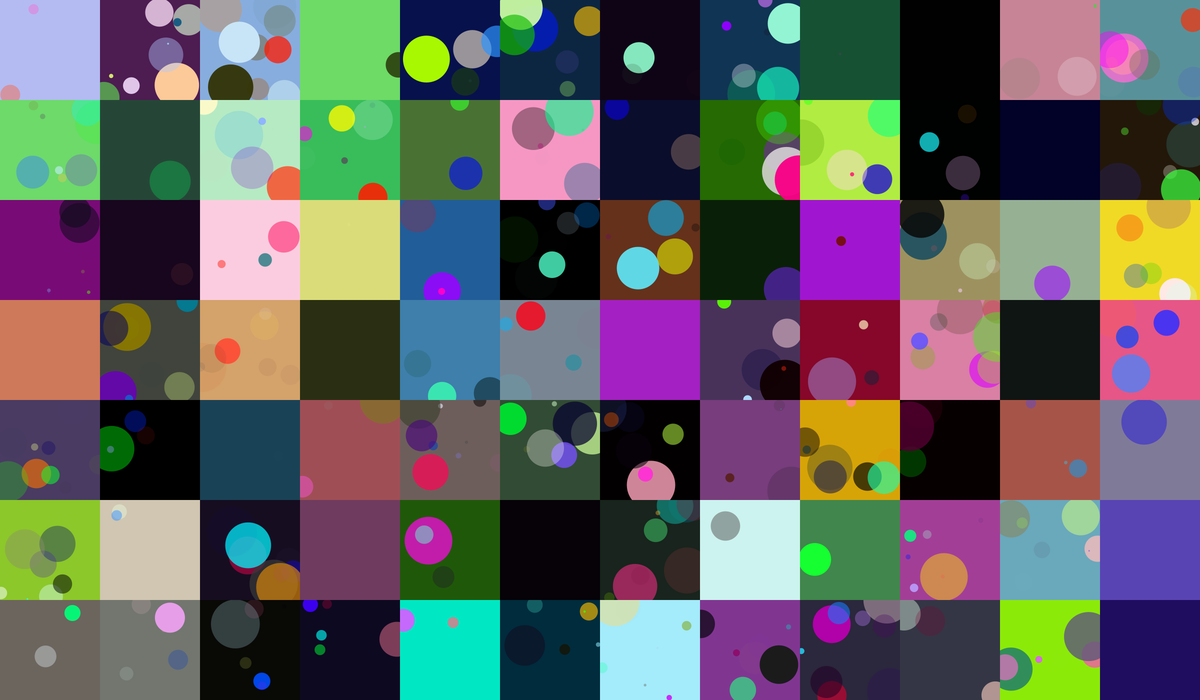
Frame 1 (no input)
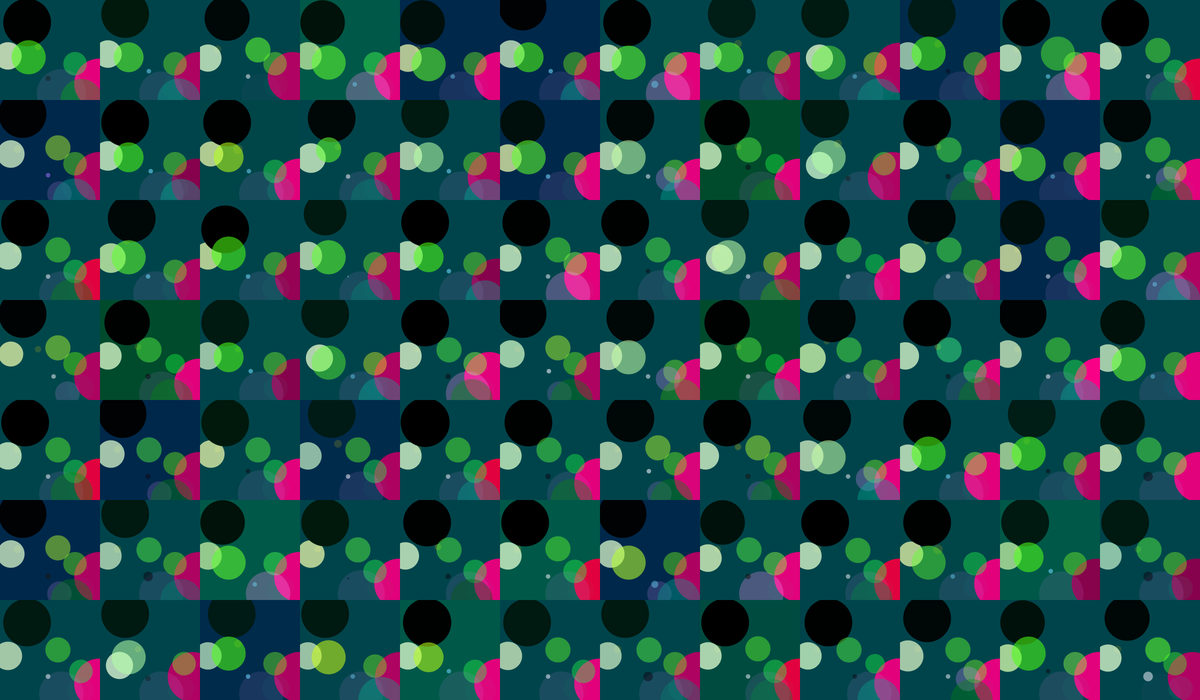
Frame 60 (the mouse pressed at the canvas centre just before this capture)
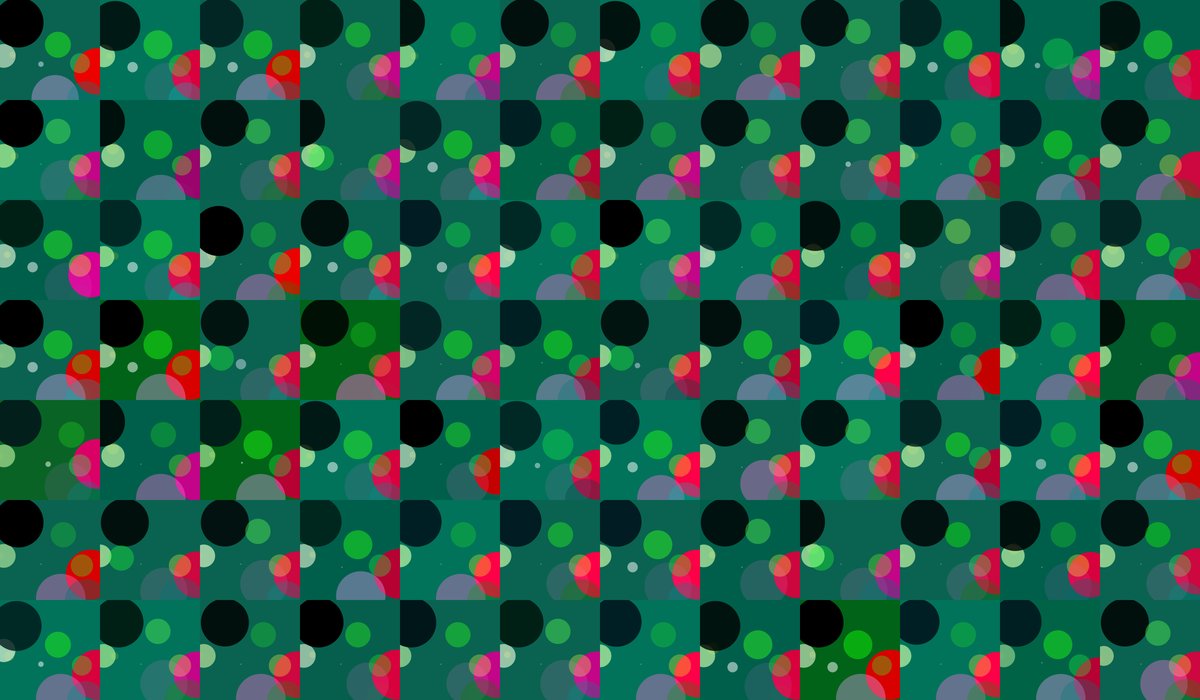
Frame 120 (the mouse held since frame 60 and released just before this capture)

The Processing sketch that drew these frames (run headless with seeded random() and noise(); from frame 60 on, the mouse is pressed at the canvas centre):

// Processing sketch: genetic_alg_take1
// ── genetic_alg_take1.pde
//gigi miller and maya reich //<>//
//evolving a pool of images

//take one - circles only 
// to do - move drawing function
// make pool bigger

//Global Constants
int POP = 84; 
PGraphics image;
Goat[] pool = new Goat[POP];

int widthOfGoat = 200;
int heightOfGoat = 200;

void setup() {
  size(2400, 1400);
  background(35);
  colorMode(HSB, 360, 100, 100);
  frameRate(50);

  noStroke();
  //noLoop();

  image = createGraphics(widthOfGoat, heightOfGoat);

  initializePool();
}


void initializePool() {
  //initialize the population randomly
  for (int i = 0; i < POP; i++) {
    Goat myGoat;
    myGoat = new Goat();
    pool[i] = myGoat;
    pool[i].birth();
  }
  int j = 0;
  //assigns origin for each box
  for (int ex = 0; ex<width; ex += widthOfGoat) {
    for (int why = 0; why<height; why += heightOfGoat) {
      pool[j].x = ex;
      pool[j].y = why;
      j++;
    }
  }
}
void draw() {
  //drawing the GOATS
  for (int k = 0; k < pool.length; k++) {
    pool[k].drawGoat();
  }
  for (int i = 0; i < pool.length; i++){
    pool[i] = pool[i].breed();
  }
}




//breed the goats



void keyPressed() {
  if (key == 'r' || key == 'R') {
    initializePool();
    redraw();
  }
  if (key == 'b' || key == 'B') {
    //breed();
    redraw();
  }
}


//Basic Algorithm
//1. create a randomized pool

//2. rank population using a fitness function that includes location

//3. breed a new pool - many ways to do 

//4. randomly mutate the new pool 

//5. back to step 2, repeat
// ── goat_class.pde
//goats are the individual images we are creating
//greatest of all time

//Chromosome positions
int HEADER_LENGTH = 4;
int SHAPE_LENGTH = 7;
int MAX_SHAPES = 10;
int BG_HUE = 0; //header
int BG_SAT = 1; //header
int BG_BRI = 2; //header
int NUM_SHAPE = 3; //header
int HUE = 0;
int SAT = 1;
int BRI = 2;
int ALPH = 3;
int EX = 4;
int WHY = 5;
int RAD = 6;

int degrees = 360;
int satMax = 100;
int brightMax = 100;
int alphaMax = 100;
int maxRad = 100;

class Goat {
  int x, y; //location of each goat in the grid
  float FS; //fitness score out of 1 max
  int chromLength = HEADER_LENGTH + (SHAPE_LENGTH * MAX_SHAPES);
  float[] chromosome = new float[chromLength];
  //r, b, g, # of ellipses, 
  //each ellipse has - r, g, b, a, x, y, r (7)
  //ten circles

  void birth() {
    // randomly assigns values to the chromosome array
    for ( int i =0; i < chromosome.length; i++) {
      chromosome[i] = random(0, 1);
    }
  }


  void drawGoat() {

    PGraphics image; 
    image = createGraphics(200, 200);

    image.beginDraw();
    image.colorMode(HSB, degrees, satMax, brightMax, alphaMax);
    image.noStroke();
    //gets the background RGB values from the goats chromosome
    float bgH = chromosome[BG_HUE] * degrees;
    float bgS = chromosome[BG_SAT] * satMax;
    float bgB = chromosome[BG_BRI] * brightMax;
    image.background(bgH, bgS, bgB);
    //draws the background of each goat

    //draw the ellipses
    int num_Ell =int( chromosome[NUM_SHAPE] * MAX_SHAPES);
    //iterates through the number of ellipses in the goat 
    for (int i = 0; i < num_Ell; i++) {
      float eH = chromosome[HEADER_LENGTH + (i*SHAPE_LENGTH) + HUE] * degrees;
      float eS = chromosome[HEADER_LENGTH + (i*SHAPE_LENGTH) + SAT] * (satMax + 50); //skews circles to be more saturated
      float eB = chromosome[HEADER_LENGTH + (i*SHAPE_LENGTH) + BRI] * (brightMax + 100); //skews circles to be brighter
      float eA = chromosome[HEADER_LENGTH + (i*SHAPE_LENGTH) + ALPH] * alphaMax;
      float eX = chromosome[HEADER_LENGTH + (i*SHAPE_LENGTH) + EX] * widthOfGoat;
      float eY = chromosome[HEADER_LENGTH + (i*SHAPE_LENGTH) + WHY] * heightOfGoat;
      float eRad = chromosome[HEADER_LENGTH + (i*SHAPE_LENGTH) + RAD] * maxRad;
      image.fill(eH, eS, eB, eA);
      image.ellipse(eX, eY, eRad, eRad);
    }
    image.endDraw();

    image(image, x, y);
  }



  //fitness test - color scheme and # of circles
  //complementary colors -- fitness function creates the breeding pool which is an array
  float getFitness() {
    float fitness;
    float radRatio;
    float radiusScore  = 0;
    float colorFitScore = 0;
    //gets the background HSB values from the goats chromosome
    float bgH = chromosome[BG_HUE] * degrees;
    //ideal complementary color
    float bgComp = (bgH + degrees/2) % degrees;
    float num_Ell =int( chromosome[3] * MAX_SHAPES);

    //iterates through the number of ellipses in the goat 
    for (int i = 0; i < num_Ell; i++) { 
      float eH = chromosome[HEADER_LENGTH + (i*SHAPE_LENGTH) + HUE] * degrees;
      float eRad = chromosome[HEADER_LENGTH + (i*SHAPE_LENGTH) + RAD] * maxRad;
      radRatio = eRad/maxRad;
      //if fitness score is in between range of 50 around complementary color, it is ideal
      //weighted by the ratio of the radius to the maximum radius
      radiusScore += radRatio;
      colorFitScore += ((1 - cos(bgComp - eH))/2)*radRatio;
    }
    //updates the fitness score of the goat based on the color fit score and the number of ellipses
    //we favor complementary colors and more circles
    if (num_Ell > 0) {
      fitness = (colorFitScore/num_Ell)*0.4 + (num_Ell/MAX_SHAPES)*0.4 + (radiusScore/num_Ell) * 0.2;
    } else {
      //if no ellipses, assign score of 0.1
      fitness = 0.1;
    }

    return fitness;
  }



  Goat breed() {
    ArrayList<Goat> BP = new ArrayList<Goat>();
    for (Goat g : pool) {
      //append the number of goats into the breeding pool based on the fitness score
      int breeders = int( g.getFitness() * 100);
      for (int i = 0; i < breeders; i++) {
        BP.add(g);
      }
    }
    //breed and mutate new goats to build the population

    Goat child = new Goat();
    child.x = x;
    child.y = y;
    //this = child;
    //parent 1 index
    Goat p1 = BP.get(int (random(0, BP.size())));
    //parent 2 index
    Goat p2 = BP.get(int (random(0, BP.size())));

    //index at which we crossover genes from parent 1 to parent 2
    int crossOverPt = int(random(0, chromLength-1));

    for (int i = 0; i < chromLength; i++) {
      //get new genes from parent 1 up to crossover
      if (i < crossOverPt) {
        child.chromosome[i] = p1.chromosome[i];
      }
      //get new genes from parent 2 after crossover
      else {
        child.chromosome[i] = p2.chromosome[i];
      }
    }
    child.mutate();
    return child;
  }



  //mutate all genes of the children by a small amount
  void mutate() {
    for (int i = 0; i < chromosome.length; i++) {
      float gene = chromosome[i];
      float mutation = random(-0.1, 0.1);
      float rate = random(0, 1);
      if (rate < 1.0/chromosome.length) {
        //println(gene);
        gene += mutation;
        gene = max(min(gene, 1), 0);
        chromosome[i] = gene;
      }
    }
  }
}
